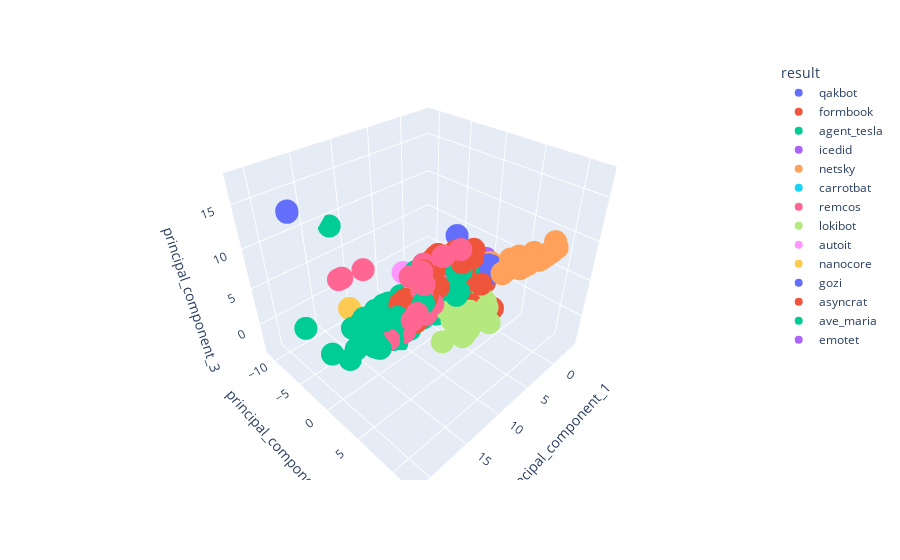

The code cell stored with this chart in its notebook:
### Code cell
import plotly.express as px

fig = px.scatter_3d(new_df, x = 'principal_component_1', y = 'principal_component_2', z = 'principal_component_3', color='result')#.update_traces(marker = dict(color = "#C00000"))
fig.show()
#new_df.head()

### Figure 1 — Plotly figure (JSON) as saved in the notebook; plotly's stock layout.template omitted (floating-point values rounded to 4 significant figures; data arrays with more than 128 entries replaced by an {"elided": "..."} marker saying what was removed)
{"data": [{"hovertemplate": "result=qakbot<br>principal_component_1=%{x}<br>principal_component_2=%{y}<br>principal_component_3=%{z}<extra></extra>", "legendgroup": "qakbot", "marker": {"color": "#636efa", "symbol": "circle"}, "mode": "markers", "name": "qakbot", "scene": "scene", "showlegend": true, "type": "scatter3d", "x": {"elided": "428 float values"}, "y": {"elided": "428 float values"}, "z": {"elided": "428 float values"}}, {"hovertemplate": "result=formbook<br>principal_component_1=%{x}<br>principal_component_2=%{y}<br>principal_component_3=%{z}<extra></extra>", "legendgroup": "formbook", "marker": {"color": "#EF553B", "symbol": "circle"}, "mode": "markers", "name": "formbook", "scene": "scene", "showlegend": true, "type": "scatter3d", "x": {"elided": "2488 float values"}, "y": {"elided": "2488 float values"}, "z": {"elided": "2488 float values"}}, {"hovertemplate": "result=agent_tesla<br>principal_component_1=%{x}<br>principal_component_2=%{y}<br>principal_component_3=%{z}<extra></extra>", "legendgroup": "agent_tesla", "marker": {"color": "#00cc96", "symbol": "circle"}, "mode": "markers", "name": "agent_tesla", "scene": "scene", "showlegend": true, "type": "scatter3d", "x": {"elided": "990 float values"}, "y": {"elided": "990 float values"}, "z": {"elided": "990 float values"}}, {"hovertemplate": "result=icedid<br>principal_component_1=%{x}<br>principal_component_2=%{y}<br>principal_component_3=%{z}<extra></extra>", "legendgroup": "icedid", "marker": {"color": "#ab63fa", "symbol": "circle"}, "mode": "markers", "name": "icedid", "scene": "scene", "showlegend": true, "type": "scatter3d", "x": [-3.36, -3.333, -3.36, -3.333, -3.36, -3.333, -3.36, -3.36, -3.36, -3.36, -3.333, -3.36, -3.248, -3.36, -3.333, -3.248, -3.36, -3.36, -3.333, -3.36, -3.333, -3.36, -3.36, -3.248, -3.238, -3.36, -3.36, -3.36, -3.36, -3.36, -3.36, -3.333, -3.374, -3.36, -3.36, -3.36, -3.333, -3.36, -3.333, -3.36, -3.36, -3.248, -3.36, -3.36, -3.36, -3.36, -3.36, -3.36, -3.36, -3.36, -3.36, -3.333, -3.248, -3.36, -3.333, -3.36, -3.248, -3.36, -3.36, -3.333, -3.364, -3.36, -3.36, -3.337, -3.248, -3.36, -3.221, -3.36, -3.36, -3.36, -3.36, -3.36, -3.36, -3.248, -3.36, -3.333, -3.36, -3.333, -3.36, -3.36, -3.333, -3.248, -2.937, -3.36, -3.36, -3.36, -3.333, -3.36, -3.248, -3.36, -3.36, -3.333, -3.36, -3.36, -3.248, -3.333, -3.333, -3.36, -3.36, -3.36, -3.36, -3.36, -3.248, -3.36, -3.221, -3.36, -3.333, -3.248, -3.36, -3.36, -3.36, -3.36, -3.36, -3.36, -3.36, -3.36, -3.36, -3.36, -3.36, -3.36, -3.36, -2.89, -3.248], "y": [-1.034, -1.024, -1.034, -1.024, -1.034, -1.024, -1.034, -1.034, -1.034, -1.034, -1.024, -1.034, -0.8221, -1.034, -1.024, -0.8221, -1.034, -1.034, -1.024, -1.034, -1.024, -1.034, -1.034, -0.8221, -0.8214, -1.034, -1.034, -1.034, -1.034, -1.034, -1.034, -1.024, -1.038, -1.034, -1.034, -1.034, -1.024, -1.034, -1.024, -1.034, -1.034, -0.8221, -1.034, -1.034, -1.034, -1.034, -1.034, -1.034, -1.034, -1.034, -1.034, -1.024, -0.8221, -1.034, -1.024, -1.034, -0.8221, -1.034, -1.034, -1.024, -1.038, -1.034, -1.034, -1.028, -0.8221, -1.034, -0.8125, -1.034, -1.034, -1.034, -1.034, -1.034, -1.034, -0.8221, -1.034, -1.024, -1.034, -1.024, -1.034, -1.034, -1.024, -0.8221, -1.022, -1.034, -1.034, -1.034, -1.024, -1.034, -0.8221, -1.034, -1.034, -1.024, -1.034, -1.034, -0.8221, -1.024, -1.024, -1.034, -1.034, -1.034, -1.034, -1.034, -0.8221, -1.034, -0.8125, -1.034, -1.024, -0.8221, -1.034, -1.034, -1.034, -1.034, -1.034, -1.034, -1.034, -1.034, -1.034, -1.034, -1.034, -1.034, -1.034, -0.7936, -1.136], "z": [0.03194, 0.04743, 0.03194, 0.04743, 0.03194, 0.04743, 0.03194, 0.03194, 0.03194, 0.03194, 0.04743, 0.03194, -0.005189, 0.03194, 0.04743, -0.005189, 0.03194, 0.03194, 0.04743, 0.03194, 0.04743, 0.03194, 0.03194, -0.005189, 0.06009, 0.03194, 0.03194, 0.03194, 0.03194, 0.03194, 0.03194, 0.04743, 0.02419, 0.03194, 0.03194, 0.03194, 0.04743, 0.03194, 0.04743, 0.03194, 0.03194, -0.005189, 0.03194, 0.03194, 0.03194, 0.03194, 0.03194, 0.03194, 0.03194, 0.03194, 0.03194, 0.04743, -0.005189, 0.03194, 0.04743, 0.03194, -0.005189, 0.03194, 0.03194, 0.04743, 0.08947, 0.03194, 0.03194, 0.105, -0.005189, 0.03194, 0.01031, 0.03194, 0.03194, 0.03194, 0.03194, 0.03194, 0.03194, -0.005189, 0.03194, 0.04743, 0.03194, 0.04743, 0.03194, 0.03194, 0.04743, -0.005189, 0.239, 0.03194, 0.03194, 0.03194, 0.04743, 0.03194, -0.005189, 0.03194, 0.03194, 0.04743, 0.03194, 0.03194, -0.005189, 0.04743, 0.04743, 0.03194, 0.03194, 0.03194, 0.03194, 0.03194, -0.005189, 0.03194, 0.01031, 0.03194, 0.04743, -0.005189, 0.03194, 0.03194, 0.03194, 0.03194, 0.03194, 0.03194, 0.03194, 0.03194, 0.03194, 0.03194, 0.03194, 0.03194, 0.03194, 1.639, 1.043]}, {"hovertemplate": "result=netsky<br>principal_component_1=%{x}<br>principal_component_2=%{y}<br>principal_component_3=%{z}<extra></extra>", "legendgroup": "netsky", "marker": {"color": "#FFA15A", "symbol": "circle"}, "mode": "markers", "name": "netsky", "scene": "scene", "showlegend": true, "type": "scatter3d", "x": {"elided": "157 float values"}, "y": {"elided": "157 float values"}, "z": {"elided": "157 float values"}}, {"hovertemplate": "result=carrotbat<br>principal_component_1=%{x}<br>principal_component_2=%{y}<br>principal_component_3=%{z}<extra></extra>", "legendgroup": "carrotbat", "marker": {"color": "#19d3f3", "symbol": "circle"}, "mode": "markers", "name": "carrotbat", "scene": "scene", "showlegend": true, "type": "scatter3d", "x": {"elided": "242 float values"}, "y": {"elided": "242 float values"}, "z": {"elided": "242 float values"}}, {"hovertemplate": "result=remcos<br>principal_component_1=%{x}<br>principal_component_2=%{y}<br>principal_component_3=%{z}<extra></extra>", "legendgroup": "remcos", "marker": {"color": "#FF6692", "symbol": "circle"}, "mode": "markers", "name": "remcos", "scene": "scene", "showlegend": true, "type": "scatter3d", "x": {"elided": "149 float values"}, "y": {"elided": "149 float values"}, "z": {"elided": "149 float values"}}, {"hovertemplate": "result=lokibot<br>principal_component_1=%{x}<br>principal_component_2=%{y}<br>principal_component_3=%{z}<extra></extra>", "legendgroup": "lokibot", "marker": {"color": "#B6E880", "symbol": "circle"}, "mode": "markers", "name": "lokibot", "scene": "scene", "showlegend": true, "type": "scatter3d", "x": {"elided": "2027 float values"}, "y": {"elided": "2027 float values"}, "z": {"elided": "2027 float values"}}, {"hovertemplate": "result=autoit<br>principal_component_1=%{x}<br>principal_component_2=%{y}<br>principal_component_3=%{z}<extra></extra>", "legendgroup": "autoit", "marker": {"color": "#FF97FF", "symbol": "circle"}, "mode": "markers", "name": "autoit", "scene": "scene", "showlegend": true, "type": "scatter3d", "x": [-3.393, -3.393, -3.393, -3.393, -3.393, -3.393, -3.393, -3.393, 7.589, -3.393, -3.393, -3.393, -3.393, -3.393, -3.393], "y": [-0.7779, -0.7779, -0.7779, -0.7779, -0.7779, -0.7779, -0.7779, -0.7779, -3.811, -0.7779, -0.7779, -0.7779, -0.7779, -0.7779, -0.7779], "z": [-0.02098, -0.02098, -0.02098, -0.02098, -0.02098, -0.02098, -0.02098, -0.02098, 3.904, -0.02098, -0.02098, -0.02098, -0.02098, -0.02098, -0.02098]}, {"hovertemplate": "result=nanocore<br>principal_component_1=%{x}<br>principal_component_2=%{y}<br>principal_component_3=%{z}<extra></extra>", "legendgroup": "nanocore", "marker": {"color": "#FECB52", "symbol": "circle"}, "mode": "markers", "name": "nanocore", "scene": "scene", "showlegend": true, "type": "scatter3d", "x": [0.81, 0.877, 0.8887, 0.8114, 0.877, 0.791, 4.258, 0.791, 0.791, 0.8114, 0.8894, 0.7055, 0.8114, 0.877, 0.877, 0.877, 2.018, 0.8887, 0.81, 0.8887, 0.1307, 0.877, 0.877, 0.7983, 0.8114, 0.81, 0.877, -0.1731, 0.8894, 0.877, 0.7258, 0.8887, 0.877, 0.877, 0.791, 0.8887, 0.8114, 13.92, 0.877, 2.319, 0.8894, 0.7749, 0.8894, 0.002586, 0.877, 0.8894, 0.7866, 0.791, 0.877, 0.877, 7.903, 5.29, 7.886, 6.618], "y": [-1.153, -0.9784, -0.9843, -0.9032, -0.9784, -0.8603, -3.317, -0.8603, -0.8603, -0.9032, -0.9937, -1.335, -0.9032, -0.9784, -0.9784, -0.9784, -2.37, -0.9843, -1.153, -0.9843, -1.698, -0.9784, -0.9784, -1.148, -0.9032, -1.153, -0.9784, -1.942, -0.9937, -0.9784, -1.153, -0.9843, -0.9784, -0.9784, -0.8603, -0.9843, -0.9032, -5.965, -0.9784, -3.432, -0.9937, -1.136, -0.9937, -1.682, -0.9784, -0.9937, -1.142, -0.8603, -0.9784, -0.9784, -2.136, -3.508, -2.147, -2.605], "z": [-1.817, -1.993, -1.994, -2.275, -1.993, -2.378, 1.534, -2.378, -2.378, -2.275, -2.0, 0.8585, -2.275, -1.993, -1.993, -1.993, 1.712, -1.994, -1.817, -1.994, 1.221, -1.993, -1.993, -1.816, -2.275, -1.817, -1.993, 1.297, -2.0, -1.993, -1.709, -1.994, -1.993, -1.993, -2.378, -1.994, -2.275, 1.029, -1.993, 1.336, -2.0, -1.813, -2.0, 1.192, -1.993, -2.0, -1.814, -2.378, -1.993, -1.993, 1.435, 1.668, 1.458, 1.958]}, {"hovertemplate": "result=gozi<br>principal_component_1=%{x}<br>principal_component_2=%{y}<br>principal_component_3=%{z}<extra></extra>", "legendgroup": "gozi", "marker": {"color": "#636efa", "symbol": "circle"}, "mode": "markers", "name": "gozi", "scene": "scene", "showlegend": true, "type": "scatter3d", "x": [-3.665, -3.68, -3.665, -3.68, -3.626, -3.68, -3.68, -3.723, -3.68, -3.723, -3.68, -2.874, 21.23, -3.603, 21.2, -3.603, -3.709, -0.01712, -2.878, -3.709, -3.709, -3.709, -3.709, -3.709, -2.881, -3.709, -3.709, -3.709, -3.709, -3.709, -3.709, -2.878, -3.709, -3.709, -3.709, -2.878, -3.709, -3.606, -3.709, -3.709, -3.709, -3.709, -3.588, -3.749, -2.237, -3.749, -3.709, -3.749], "y": [-1.287, -1.419, -1.287, -1.419, -1.4, -1.419, -1.419, -1.066, -1.419, -1.066, -1.419, -1.373, -2.764, -1.013, -2.84, -1.013, -1.062, -0.3557, -1.377, -1.062, -1.062, -1.062, -1.062, -1.062, -1.381, -1.062, -1.062, -1.062, -1.062, -1.062, -1.062, -1.377, -1.062, -1.062, -1.062, -1.377, -1.062, -1.126, -1.062, -1.062, -1.062, -1.062, -1.027, -1.095, -4.358, -1.095, -1.062, -1.095], "z": [0.7187, 0.811, 0.7187, 0.811, 0.842, 0.811, 0.811, 0.4766, 0.811, 0.4766, 0.811, -0.4822, 17.53, -0.2201, 17.35, -0.2201, 0.4844, 1.693, -0.4247, 0.4844, 0.4844, 0.4844, 0.4844, 0.4844, -0.3671, 0.4844, 0.4844, 0.4844, 0.4844, 0.4844, 0.4844, -0.4247, 0.4844, 0.4844, 0.4844, -0.4247, 0.4844, 0.07233, 0.4844, 0.4844, 0.4844, 0.4844, -0.2244, 0.449, 4.378, 0.449, 0.4844, 0.449]}, {"hovertemplate": "result=asyncrat<br>principal_component_1=%{x}<br>principal_component_2=%{y}<br>principal_component_3=%{z}<extra></extra>", "legendgroup": "asyncrat", "marker": {"color": "#EF553B", "symbol": "circle"}, "mode": "markers", "name": "asyncrat", "scene": "scene", "showlegend": true, "type": "scatter3d", "x": [0.8889, 3.27, 2.309, 8.509, 4.486, 9.347], "y": [-0.3398, -0.8341, -1.994, -2.521, -1.825, -2.554], "z": [2.079, -0.6106, -0.5705, 1.221, 0.3362, 0.8795]}, {"hovertemplate": "result=ave_maria<br>principal_component_1=%{x}<br>principal_component_2=%{y}<br>principal_component_3=%{z}<extra></extra>", "legendgroup": "ave_maria", "marker": {"color": "#00cc96", "symbol": "circle"}, "mode": "markers", "name": "ave_maria", "scene": "scene", "showlegend": true, "type": "scatter3d", "x": [1.09, -0.3607, -0.01205, -0.2812, -0.01205, -0.2812, -0.2812, -0.01205, 1.943, 0.5025, 0.4018, 0.4607, 0.772, 1.336, 1.943, 0.177, 1.359, 0.1833, -0.01819, 0.4477, 0.7897, 0.1763, -0.8171, 0.4018, 0.8547, 1.359, 1.633, -0.3885, -0.6132, 1.336, 3.027], "y": [-0.04839, -0.9345, -0.6791, -0.5567, -0.6791, -0.5567, -0.5567, -0.6791, -1.279, -2.024, -1.902, -2.032, -0.5006, -1.276, -1.279, -1.916, -1.266, -1.512, -1.768, -1.957, -0.4914, -1.907, -2.066, -1.902, -1.832, -1.266, -0.1885, -1.447, -2.435, -1.276, 0.4157], "z": [1.38, 1.46, 1.071, 1.014, 1.071, 1.014, 1.014, 1.071, 3.057, 1.63, 1.581, 2.418, 1.996, 3.236, 3.057, 2.134, 3.24, 1.451, 1.304, 1.6, 1.998, 2.14, 1.583, 1.581, 2.543, 3.24, 2.933, 1.628, 2.089, 3.236, 3.813]}, {"hovertemplate": "result=emotet<br>principal_component_1=%{x}<br>principal_component_2=%{y}<br>principal_component_3=%{z}<extra></extra>", "legendgroup": "emotet", "marker": {"color": "#ab63fa", "symbol": "circle"}, "mode": "markers", "name": "emotet", "scene": "scene", "showlegend": true, "type": "scatter3d", "x": [-3.747, -2.87, -3.747, -3.783, -2.87, -2.87, -2.87, -3.783, -3.747, -2.87, -2.87, -2.87, -3.783, -3.747, -3.636, -2.961, -3.824, -2.977, -2.961, -2.961, -2.913, -3.694, -3.774, -2.961, -3.636, -3.636, -2.961, -2.961, -3.636, -2.961, -3.608, -2.961, -2.961, -3.65, -2.87, -2.87, -2.87, -2.848, -3.595, -2.87, -2.87, -2.769, -3.783, -3.783, -2.87, -3.871, -2.87, -2.903, -2.87, -2.878, -2.878, -2.844, -2.87], "y": [-1.113, -1.369, -1.113, -1.011, -1.369, -1.369, -1.369, -1.011, -1.113, -1.369, -1.369, -1.369, -1.011, -1.113, -1.131, -0.3357, -1.108, -0.3987, -0.3357, -0.3357, -0.1067, -1.024, -1.113, -0.3357, -1.13, -1.13, -0.3367, -0.3357, -1.132, -0.3357, -1.121, -0.3357, -0.3357, -1.066, -1.369, -1.369, -1.369, -1.345, -1.067, -1.369, -1.369, -1.318, -1.011, -1.011, -1.369, -1.141, -1.369, -1.274, -1.369, -1.377, -1.257, -1.341, -1.369], "z": [0.4369, -0.5397, 0.4369, 0.4941, -0.5397, -0.5397, -0.5397, 0.4941, 0.4369, -0.5397, -0.5397, -0.5397, 0.4941, 0.4369, 1.114, 2.086, 1.507, 1.95, 2.086, 2.086, 2.614, 1.559, 1.428, 2.086, 1.116, 1.116, 2.085, 2.086, 1.113, 2.086, 1.13, 2.086, 2.086, 1.501, -0.5397, -0.5397, -0.5397, -0.4546, -0.2526, -0.5397, -0.5397, -0.3489, 0.4941, 0.4941, -0.5397, -0.1435, -0.5397, -0.3022, -0.5397, -0.4247, -0.4671, -0.5121, -0.5397]}], "layout": {"legend": {"title": {"text": "result"}, "tracegroupgap": 0}, "margin": {"t": 60}, "scene": {"domain": {"x": [0, 1], "y": [0, 1]}, "xaxis": {"title": {"text": "principal_component_1"}}, "yaxis": {"title": {"text": "principal_component_2"}}, "zaxis": {"title": {"text": "principal_component_3"}}}}}
